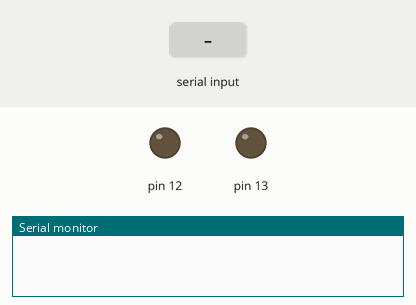
Simulated run of this sketch. Board: Arduino Uno, built with avr-gcc and run on an emulated ATmega328P. On the bench: output pins drawn as LEDs (lit = HIGH), the last lines printed to the serial monitor. Inputs (shaded band) come from the test bench.

Above: at 1.2 s.
1.3 s: "6D0035E8CA7A" received over the second serial link
At 1.8 s:
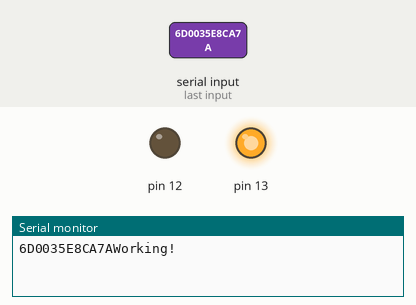
At 8.2 s:
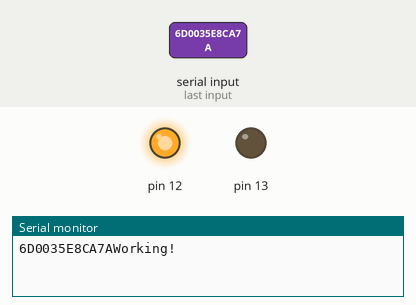
Timing chart, 0 to 9.9 s (numbered marks = the images above; inputs shaded):
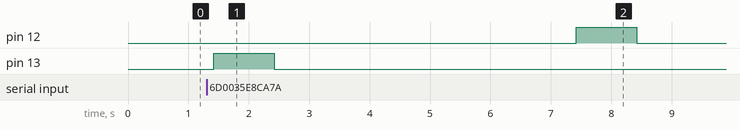

The sketch:

rfid.ino
```cpp
#include<SoftwareSerial.h>
String rfid;
SoftwareSerial mySerial(9,10);
void setup() {
mySerial.begin(9600);
Serial.begin(9600);
pinMode(13, OUTPUT);
pinMode(12, OUTPUT);
}

void loop() {

while(mySerial.available()){
  delay(10);
  char c= mySerial.read();
  rfid += c;
  }
Serial.print(rfid);
 if(rfid=="6D0035E8CA7A")
 {
  Serial.println("Working!");
  digitalWrite(13,1);
  digitalWrite(12,0);
  delay(1000);
  digitalWrite(13,0);
  digitalWrite(12,0);
  delay(5000);
  digitalWrite(13,0);
  digitalWrite(12,1);
  delay(1000);
  digitalWrite(13,0);
  digitalWrite(12,0);

  }
  else
  {

  }
  rfid="";

}
```

Measured:
- after the input at 1.3 s, pin 12: LOW → HIGH after 6.1 s, → LOW 1.0 s later; pin 13: LOW → HIGH after 0.12 s, → LOW 1.0 s later
